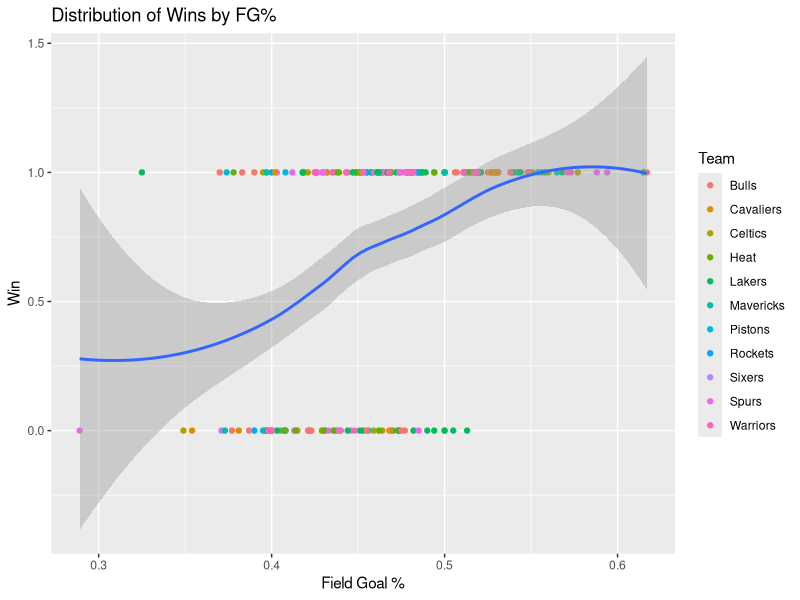

The R source for this figure:
library(dplyr)
library(ggplot2)

getwd()
nba <- read.csv("Datasets/championsdata.csv")
View(nba)

## clean
nba[nba == "Warriorrs"] <- "Warriors"
nba[nba == "'Heat'"] <- "Heat"

#filtering the observations of your dataset based on one or more variable using filter()
lakersCeltics <- filter(nba, Team == c("Lakers", "Celtics"))

#create a smaller dataset with a subset of variables using select()
newNBA <- select(nba, Team, Win, PTS, FG, FGP, TP, TPP, FT, FTP)       

#Add 2 new columns to your dataset using mutate()
newNBA <- mutate(newNBA,
       Team_ppg = mean(PTS, na.rm = T),
       .by = Team)

newNBA <- mutate(newNBA,
       Team_sum_wins = sum(Win, na.rm = T),
       .by = Team)

#Create a data table of grouped summaries on at least one numeric variable by at least 
#one categorical variable using summarize()
summarizeNBA <- summarize(newNBA,
          Team_ppg = mean(PTS, na.rm = T),
          count = n(),
          .by = Team)

#Reorder a data table of your choice by one or more variables using arrange()
reorderNBA <- arrange(newNBA, Team, desc(PTS))

#Create at least one new visualization using some form of an updated dataset
ggplot(data = newNBA, aes(x = FGP, y = Win)) + 
  geom_point(aes(color = Team)) + 
  geom_smooth() +
  labs(x = "Field Goal %",
       y = "Win",
       title = "Distribution of Wins by FG%")

